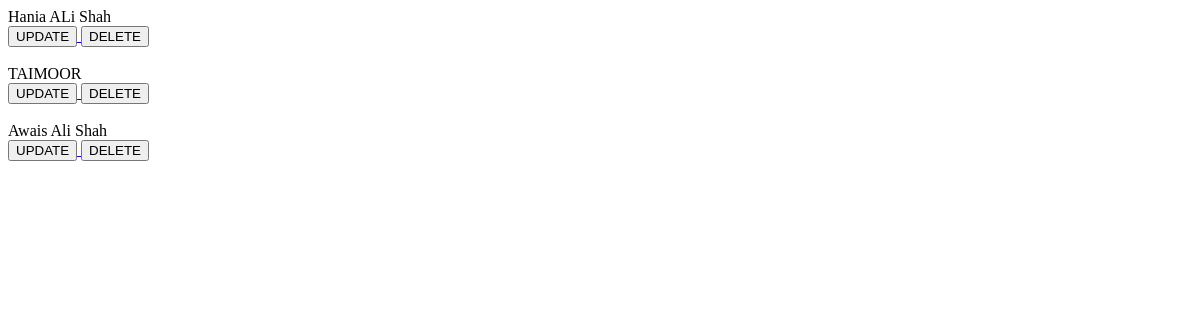
The page /teacher/all-data/ on the database as committed earlier.
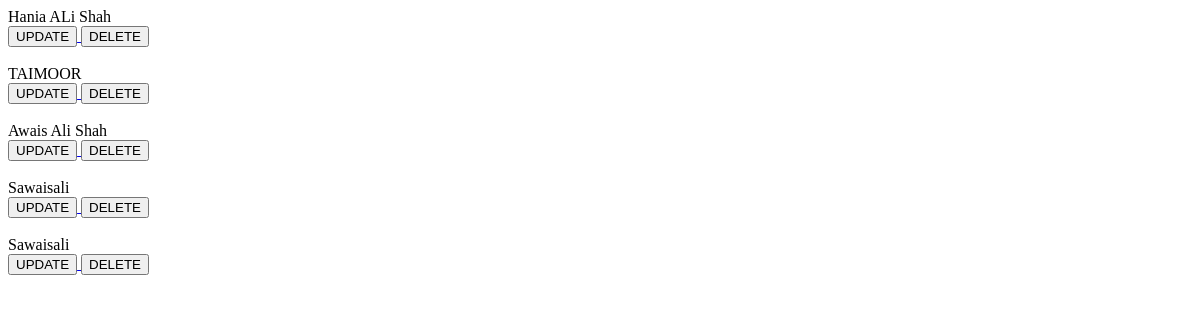
The same page on the database as committed later.
### teacher/models.py (models this page shows)
class Teacher(models.Model):
    name=models.CharField(max_length=50)
    email=models.EmailField()
    profile_image=models.ImageField(upload_to="teacher_images/")
    phone_number=models.IntegerField()
    bio=models.TextField()

### teacher/views.py (the view)
# urls.py: path("all-data/",all_data ,name='all_data' ),
def all_data(request):
    teacher=Teacher.objects.all()
    if request.method == "POST":
        return HttpResponseRedirect("update")
    context={"teacher":teacher}
    return render(request,"teacher/all_data.html",context)

### posts/context_processors.py (called while the page is built)
def post(request):
    posts=[
    {
        "id":0,"name":"Django","content":"Django is very powerful Python Based framework"
    },
    {
        "id":1,"name":"React","content":"React is very powerful Js Based framework"
    },
    {
        "id":2,"name":"Node Js","content":"Node Js is very powerful Js framework widely used"
    },
]
    return {"posts":posts}

### teacher/templates/teacher/all_data.html (shortened to what this page needs)
<!DOCTYPE html>
<html lang="en">
<head>
</head>
<body>
    {% for item in teacher %}
        <div>{{ item.name }}</div>
        <a href="{% url 'update' item.id %}">
            <button type="button">UPDATE</button>
        </a>
        <form action="{% url 'delete' item.id %}" method="POST" style="display:inline;">
            <button type="submit" onclick="return confirm('Are you sure you want to delete this?');">DELETE</button>
        </form>
        <br><br>
    {% endfor %}
</body>
</html>

Rows that differ between the two databases and show on the page:
added Teacher: name "Sawaisali"
added Teacher: name "Sawaisali"
